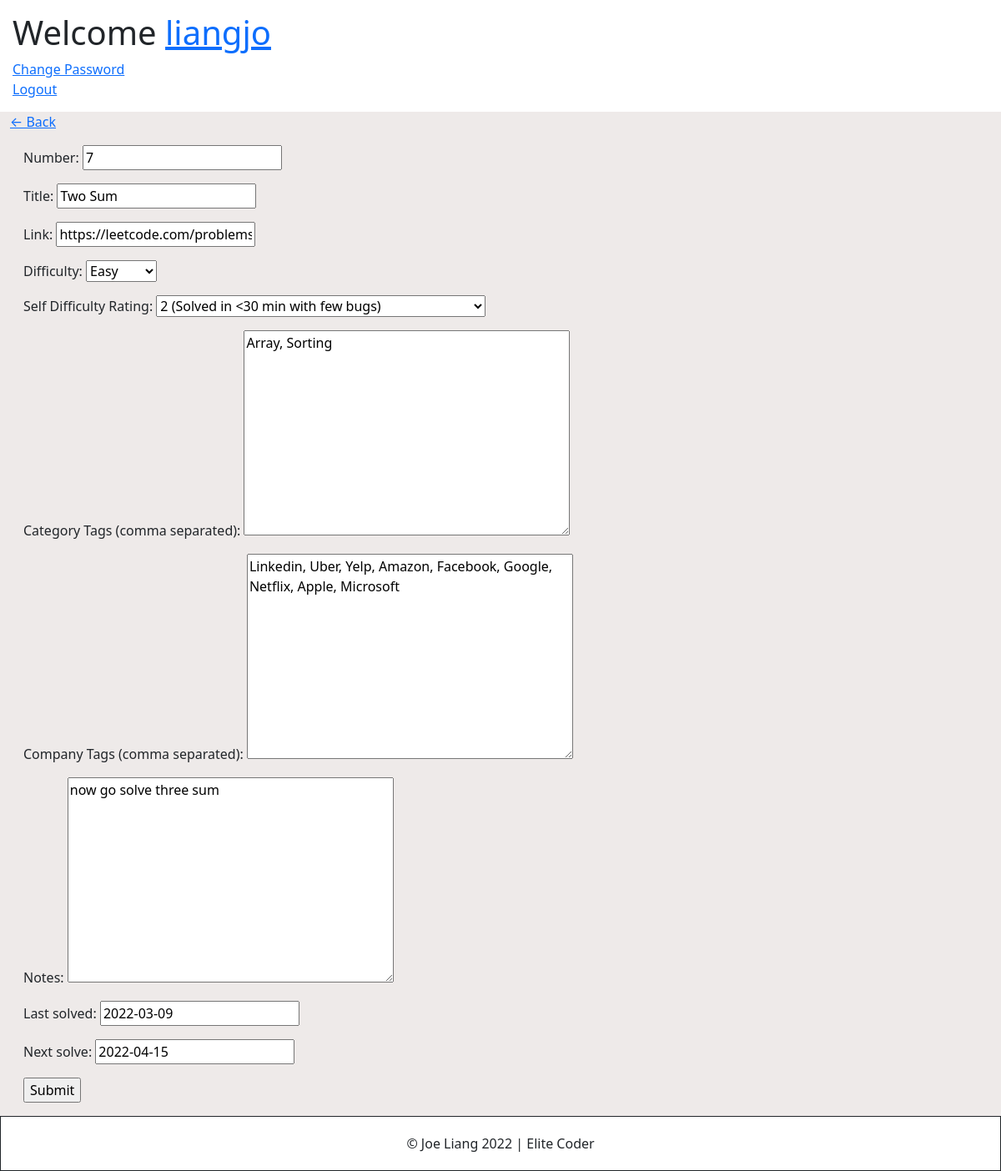
/problem-update/10/ (signed in), run on an earlier commit of the app's database.
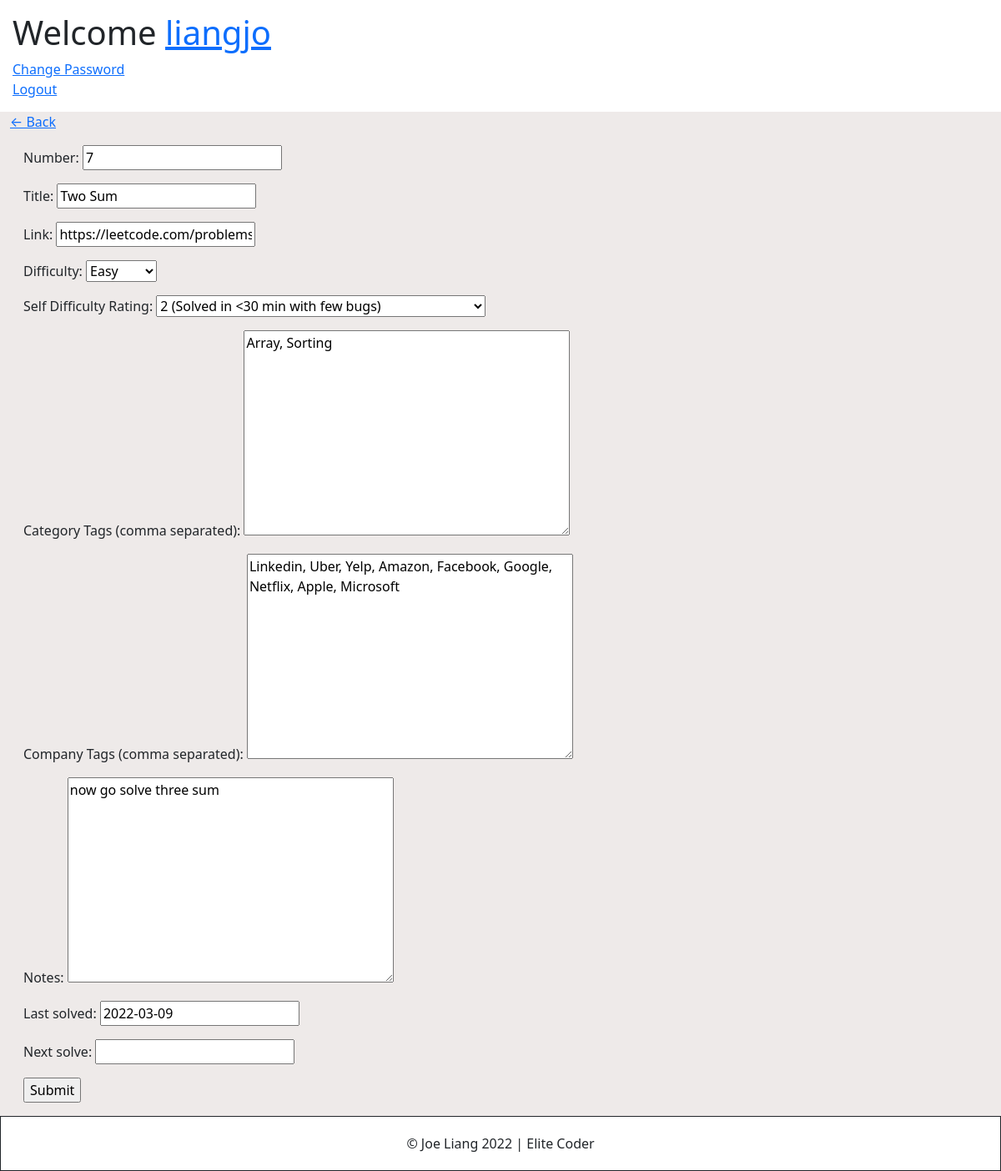
And on a later commit of the database.
### base/models.py (models this page shows, shortened)
class Problem(models.Model):
   user = models.ForeignKey(User, on_delete=models.CASCADE, null=True, blank=True)
   number = models.PositiveIntegerField()
   title = models.CharField(max_length=100)
   link = models.URLField(max_length=500, default="")
   difficulty = models.CharField(max_length=6, choices=DIFFICULTY_CHOICES, default='medium')
   rating = models.CharField(verbose_name='Self Difficulty Rating', max_length=2, choices=RATING_CHOICES, default='3')
   categories = models.TextField(default='', verbose_name="Category Tags (comma separated)", blank=True)
   companies = models.TextField(default='', verbose_name="Company Tags (comma separated)", blank=True)
   notes = models.TextField(default='', blank=True)
   last_solved = models.DateField(default=date.today)
   next_solve = models.DateField(null=True, blank=True)

### base/views.py (the view)
# urls.py: path('problem-update/<int:pk>/', ProblemUpdate.as_view(), name='problem-update'),
class ProblemUpdate(LoginRequiredMixin, UpdateView):
    model = Problem
    form_class = ProblemUpdateForm
    def get_form_kwargs(self, *args, **kwargs):
        kwargs = super(ProblemUpdate, self).get_form_kwargs(*args, **kwargs)
        kwargs['user'] = self.request.user
        kwargs['id'] = self.kwargs['pk']
        return kwargs

### base/forms.py (shortened to what this page needs)
class ProblemUpdateForm(forms.ModelForm):
    class Meta:
        model = Problem
        exclude = ('user',) #specifies what fields from the model not to include in the form.
    def __init__(self, *args, **kwargs):
        self.user = kwargs.pop('user')
        self.id = kwargs.pop('id')
        super(ProblemUpdateForm, self).__init__(*args, **kwargs)

### account/models.py (called while the page is built)
	def __str__(self):
		return self.username

### base/templates/base/problem_form.html (shortened to what this page needs)
{% extends 'base/base.html' %}
{% block content %}
<div class="header-bar">
    <a href="{% url 'problems' %}">&#8592; Back</a>
</div>
<div class="card-body">
    <form method="POST" action="">
        {{form.as_p}}
        <input class="button" type="submit" value="Submit"/>
    </form>
</div>
{% endblock content %}

What changed in the data, as far as the page shows it:
changed Problem "Two Sum": next_solve "2022-04-15" → (not shown)
